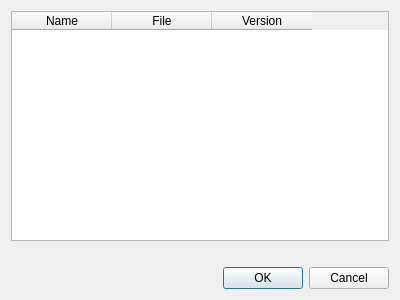
<?xml version="1.0" encoding="UTF-8"?>
<ui version="4.0">
 <class>PluginManagerDialog</class>
 <widget class="QDialog" name="PluginManagerDialog">
  <property name="geometry">
   <rect>
    <x>0</x>
    <y>0</y>
    <width>400</width>
    <height>300</height>
   </rect>
  </property>
  <property name="windowTitle">
   <string>Plugin Manager</string>
  </property>
  <property name="windowIcon">
   <iconset theme="preferences-plugin">
    <normaloff/>
   </iconset>
  </property>
  <layout class="QVBoxLayout" name="verticalLayout">
   <item>
    <widget class="QTableWidget" name="pluginList">
     <property name="contextMenuPolicy">
      <enum>Qt::CustomContextMenu</enum>
     </property>
     <column>
      <property name="text">
       <string>Name</string>
      </property>
     </column>
     <column>
      <property name="text">
       <string>File</string>
      </property>
     </column>
     <column>
      <property name="text">
       <string>Version</string>
      </property>
     </column>
    </widget>
   </item>
   <item>
    <widget class="QLabel" name="pluginMessage">
     <property name="text">
      <string/>
     </property>
    </widget>
   </item>
   <item>
    <widget class="QDialogButtonBox" name="pluginManagerButtonBox">
     <property name="orientation">
      <enum>Qt::Horizontal</enum>
     </property>
     <property name="standardButtons">
      <set>QDialogButtonBox::Cancel|QDialogButtonBox::Ok</set>
     </property>
    </widget>
   </item>
  </layout>
 </widget>
 <resources/>
 <connections>
  <connection>
   <sender>pluginManagerButtonBox</sender>
   <signal>accepted()</signal>
   <receiver>PluginManagerDialog</receiver>
   <slot>accept()</slot>
   <hints>
    <hint type="sourcelabel">
     <x>248</x>
     <y>254</y>
    </hint>
    <hint type="destinationlabel">
     <x>157</x>
     <y>274</y>
    </hint>
   </hints>
  </connection>
  <connection>
   <sender>pluginManagerButtonBox</sender>
   <signal>rejected()</signal>
   <receiver>PluginManagerDialog</receiver>
   <slot>reject()</slot>
   <hints>
    <hint type="sourcelabel">
     <x>316</x>
     <y>260</y>
    </hint>
    <hint type="destinationlabel">
     <x>286</x>
     <y>274</y>
    </hint>
   </hints>
  </connection>
 </connections>
</ui>
